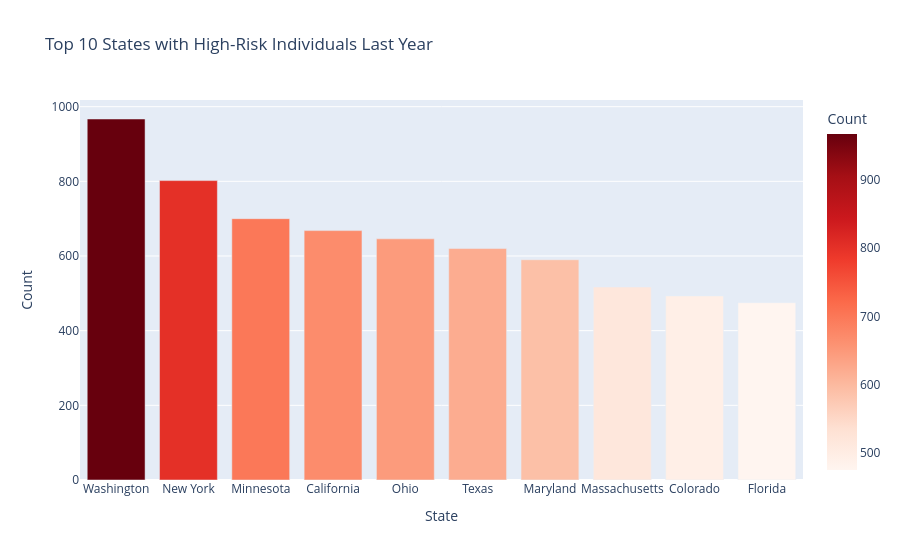

The cell this chart's notebook holds for it:
### Markdown cell above
# Top 10 States with High-Risk Individuals Last Year

This bar chart shows the top 10 states with the highest number of high-risk individuals last year.  
- Each bar represents the count of high-risk participants in that state.  
- The color intensity reflects the number of individuals, with darker red indicating higher counts.  
- Useful for identifying states with greater health risks for targeted interventions.

### Code cell
High_Risk_LastYear_State = df[df['HighRiskLastYear'] == 1]['State']
top_states = High_Risk_LastYear_State.value_counts().head(10).reset_index()
top_states.columns = ['State', 'Count']

fig = px.bar(top_states,x='State',y='Count',title='Top 10 States with High-Risk Individuals Last Year',color='Count',color_continuous_scale='Reds')
fig.show()

### Figure 1 — Plotly figure (JSON) as saved in the notebook; plotly's stock layout.template omitted (floating-point values rounded to 4 significant figures)
{"data": [{"alignmentgroup": "True", "hovertemplate": "State=%{x}<br>Count=%{marker.color}<extra></extra>", "legendgroup": "", "marker": {"color": [967, 802, 700, 668, 646, 620, 590, 517, 493, 475], "coloraxis": "coloraxis", "pattern": {"shape": ""}}, "name": "", "offsetgroup": "", "orientation": "v", "showlegend": false, "textposition": "auto", "type": "bar", "x": ["Washington", "New York", "Minnesota", "California", "Ohio", "Texas", "Maryland", "Massachusetts", "Colorado", "Florida"], "xaxis": "x", "y": [967, 802, 700, 668, 646, 620, 590, 517, 493, 475], "yaxis": "y"}], "layout": {"barmode": "relative", "coloraxis": {"colorbar": {"title": {"text": "Count"}}, "colorscale": [[0, "rgb(255,245,240)"], [0.125, "rgb(254,224,210)"], [0.25, "rgb(252,187,161)"], [0.375, "rgb(252,146,114)"], [0.5, "rgb(251,106,74)"], [0.625, "rgb(239,59,44)"], [0.75, "rgb(203,24,29)"], [0.875, "rgb(165,15,21)"], [1, "rgb(103,0,13)"]]}, "legend": {"tracegroupgap": 0}, "title": {"text": "Top 10 States with High-Risk Individuals Last Year"}, "xaxis": {"anchor": "y", "domain": [0, 1], "title": {"text": "State"}}, "yaxis": {"anchor": "x", "domain": [0, 1], "title": {"text": "Count"}}}}
